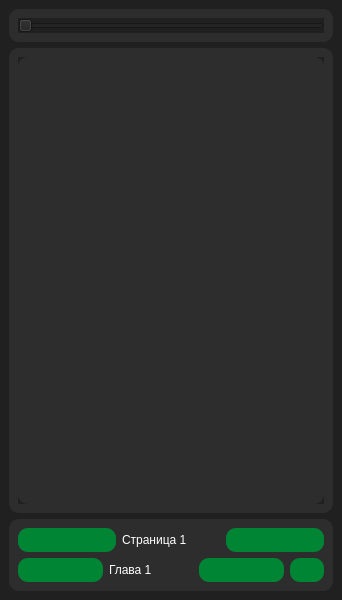
<?xml version="1.0" encoding="UTF-8"?>
<ui version="4.0">
 <class>MainWindow</class>
 <widget class="QMainWindow" name="MainWindow">
  <property name="geometry">
   <rect>
    <x>0</x>
    <y>0</y>
    <width>342</width>
    <height>600</height>
   </rect>
  </property>
  <property name="windowTitle">
   <string>MainWindow</string>
  </property>
  <property name="styleSheet">
   <string notr="true">background-color: rgb(32, 32, 32);</string>
  </property>
  <widget class="QWidget" name="centralwidget">
   <property name="styleSheet">
    <string notr="true">QFrame {
	border-radius: 10px;
	background-color: rgb(45, 45, 45);
	color: rgb(255, 255, 255);
}

QDialog{
	background-color: rgb(32, 32, 32);
}

QComboBox {
	padding: 5px 1px;
	border-radius: 10px;
	font-weight: bold;
	background-color: rgb(0, 133, 52);
	color: rgb(255, 255, 255);
}

QSpinBox {
	padding: 5px 5px;
	border-radius: 10px;
	font-weight: bold;
	background-color: rgb(0, 133, 52);
	color: rgb(255, 255, 255);
}

QPushButton {
	padding: 5px 1px;
	border-radius: 10px;
	font-weight: bold;
	background-color: rgb(0, 133, 52);
	color: rgb(255, 255, 255);
}

QPushButton:hover:!pressed {
	border-left: 3px solid white;
}

QPushButton:checked {
	border-left: 3px solid white;
}</string>
   </property>
   <layout class="QVBoxLayout" name="verticalLayout_2">
    <item>
     <widget class="QFrame" name="size_frame">
      <property name="frameShape">
       <enum>QFrame::StyledPanel</enum>
      </property>
      <property name="frameShadow">
       <enum>QFrame::Raised</enum>
      </property>
      <layout class="QHBoxLayout" name="horizontalLayout">
       <item>
        <widget class="QSlider" name="text_size_slider">
         <property name="enabled">
          <bool>true</bool>
         </property>
         <property name="focusPolicy">
          <enum>Qt::NoFocus</enum>
         </property>
         <property name="minimum">
          <number>9</number>
         </property>
         <property name="maximum">
          <number>25</number>
         </property>
         <property name="orientation">
          <enum>Qt::Horizontal</enum>
         </property>
        </widget>
       </item>
      </layout>
     </widget>
    </item>
    <item>
     <widget class="QFrame" name="content_frame">
      <property name="frameShape">
       <enum>QFrame::StyledPanel</enum>
      </property>
      <property name="frameShadow">
       <enum>QFrame::Raised</enum>
      </property>
      <layout class="QHBoxLayout" name="horizontalLayout_2">
       <item>
        <widget class="QScrollArea" name="scrollArea">
         <property name="focusPolicy">
          <enum>Qt::NoFocus</enum>
         </property>
         <property name="styleSheet">
          <string notr="true"/>
         </property>
         <property name="widgetResizable">
          <bool>true</bool>
         </property>
         <property name="alignment">
          <set>Qt::AlignCenter</set>
         </property>
         <widget class="QWidget" name="scrollAreaWidgetContents">
          <property name="geometry">
           <rect>
            <x>0</x>
            <y>0</y>
            <width>306</width>
            <height>436</height>
           </rect>
          </property>
          <property name="styleSheet">
           <string notr="true">background-color: rgb(32, 32, 32);</string>
          </property>
          <layout class="QVBoxLayout" name="verticalLayout_5">
           <property name="spacing">
            <number>6</number>
           </property>
           <property name="leftMargin">
            <number>0</number>
           </property>
           <property name="topMargin">
            <number>0</number>
           </property>
           <property name="rightMargin">
            <number>0</number>
           </property>
           <property name="bottomMargin">
            <number>0</number>
           </property>
           <item>
            <widget class="QLabel" name="img">
             <property name="styleSheet">
              <string notr="true">background-color: rgb(45, 45, 45);</string>
             </property>
             <property name="text">
              <string/>
             </property>
             <property name="alignment">
              <set>Qt::AlignJustify|Qt::AlignVCenter</set>
             </property>
             <property name="wordWrap">
              <bool>true</bool>
             </property>
             <property name="openExternalLinks">
              <bool>false</bool>
             </property>
            </widget>
           </item>
          </layout>
         </widget>
        </widget>
       </item>
      </layout>
     </widget>
    </item>
    <item>
     <widget class="QFrame" name="actions_frame">
      <property name="frameShape">
       <enum>QFrame::StyledPanel</enum>
      </property>
      <property name="frameShadow">
       <enum>QFrame::Raised</enum>
      </property>
      <layout class="QVBoxLayout" name="verticalLayout">
       <item>
        <layout class="QHBoxLayout" name="page_actions_btn">
         <item>
          <widget class="QPushButton" name="prev_page_btn">
           <property name="text">
            <string/>
           </property>
           <property name="icon">
            <iconset resource="../desu_res.qrc">
             <normaloff>:/icons/images/prev.png</normaloff>:/icons/images/prev.png</iconset>
           </property>
          </widget>
         </item>
         <item>
          <widget class="QLabel" name="page_label">
           <property name="text">
            <string>Страница 1</string>
           </property>
          </widget>
         </item>
         <item>
          <widget class="QPushButton" name="next_page_btn">
           <property name="text">
            <string/>
           </property>
           <property name="icon">
            <iconset resource="../desu_res.qrc">
             <normaloff>:/icons/images/next.png</normaloff>:/icons/images/next.png</iconset>
           </property>
          </widget>
         </item>
        </layout>
       </item>
       <item>
        <layout class="QHBoxLayout" name="chapter_actions_label">
         <item>
          <widget class="QPushButton" name="prev_chapter_btn">
           <property name="text">
            <string/>
           </property>
           <property name="icon">
            <iconset resource="../desu_res.qrc">
             <normaloff>:/icons/images/double_prev.png</normaloff>:/icons/images/double_prev.png</iconset>
           </property>
          </widget>
         </item>
         <item>
          <widget class="QLabel" name="chapter_label">
           <property name="text">
            <string>Глава 1</string>
           </property>
          </widget>
         </item>
         <item>
          <widget class="QPushButton" name="next_chapter_btn">
           <property name="text">
            <string/>
           </property>
           <property name="icon">
            <iconset resource="../desu_res.qrc">
             <normaloff>:/icons/images/double_next.png</normaloff>:/icons/images/double_next.png</iconset>
           </property>
          </widget>
         </item>
         <item>
          <widget class="QPushButton" name="fullscreen_btn">
           <property name="sizePolicy">
            <sizepolicy hsizetype="Maximum" vsizetype="Fixed">
             <horstretch>0</horstretch>
             <verstretch>0</verstretch>
            </sizepolicy>
           </property>
           <property name="text">
            <string/>
           </property>
           <property name="icon">
            <iconset resource="../desu_res.qrc">
             <normaloff>:/icons/images/fullscreen.png</normaloff>:/icons/images/fullscreen.png</iconset>
           </property>
          </widget>
         </item>
        </layout>
       </item>
      </layout>
     </widget>
    </item>
   </layout>
  </widget>
 </widget>
 <resources>
  <include location="../desu_res.qrc"/>
 </resources>
 <connections/>
</ui>
